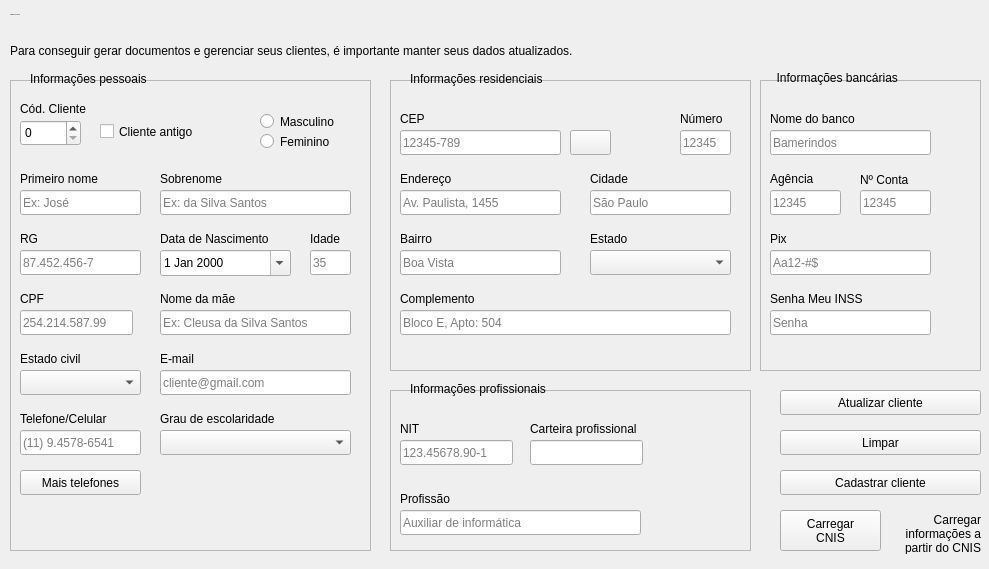
       <widget class="QWidget" name="scaCadastro">
        <property name="geometry">
         <rect>
          <x>0</x>
          <y>0</y>
          <width>989</width>
          <height>569</height>
         </rect>
        </property>
        <widget class="QPushButton" name="pbCarregaCnis">
         <property name="geometry">
          <rect>
           <x>780</x>
           <y>510</y>
           <width>101</width>
           <height>41</height>
          </rect>
         </property>
         <property name="text">
          <string>Carregar 
CNIS</string>
         </property>
        </widget>
        <widget class="QFrame" name="frInfoPessoais">
         <property name="geometry">
          <rect>
           <x>10</x>
           <y>80</y>
           <width>361</width>
           <height>471</height>
          </rect>
         </property>
         <property name="frameShape">
          <enum>QFrame::StyledPanel</enum>
         </property>
         <property name="frameShadow">
          <enum>QFrame::Raised</enum>
         </property>
         <property name="lineWidth">
          <number>0</number>
         </property>
         <property name="midLineWidth">
          <number>2</number>
         </property>
         <widget class="QLineEdit" name="lePrimeiroNome">
          <property name="geometry">
           <rect>
            <x>10</x>
            <y>110</y>
            <width>121</width>
            <height>25</height>
           </rect>
          </property>
          <property name="maxLength">
           <number>20</number>
          </property>
          <property name="placeholderText">
           <string>Ex: José</string>
          </property>
         </widget>
         <widget class="QLineEdit" name="leSobrenome">
          <property name="geometry">
           <rect>
            <x>150</x>
            <y>110</y>
            <width>191</width>
            <height>25</height>
           </rect>
          </property>
          <property name="maxLength">
           <number>30</number>
          </property>
          <property name="placeholderText">
           <string>Ex: da Silva Santos</string>
          </property>
         </widget>
         <widget class="QLabel" name="lbNome">
          <property name="geometry">
           <rect>
            <x>10</x>
            <y>90</y>
            <width>101</width>
            <height>17</height>
           </rect>
          </property>
          <property name="text">
           <string>Primeiro nome</string>
          </property>
         </widget>
         <widget class="QLabel" name="lbSobrenome">
          <property name="geometry">
           <rect>
            <x>150</x>
            <y>90</y>
            <width>91</width>
            <height>17</height>
           </rect>
          </property>
          <property name="text">
           <string>Sobrenome</string>
          </property>
         </widget>
         <widget class="QLineEdit" name="leRg">
          <property name="geometry">
           <rect>
            <x>10</x>
            <y>170</y>
            <width>121</width>
            <height>25</height>
           </rect>
          </property>
          <property name="maxLength">
           <number>12</number>
          </property>
          <property name="placeholderText">
           <string>87.452.456-7</string>
          </property>
         </widget>
         <widget class="QLabel" name="lbRg">
          <property name="geometry">
           <rect>
            <x>10</x>
            <y>150</y>
            <width>64</width>
            <height>17</height>
           </rect>
          </property>
          <property name="text">
           <string>RG</string>
          </property>
         </widget>
         <widget class="QLineEdit" name="leCpf">
          <property name="geometry">
           <rect>
            <x>10</x>
            <y>230</y>
            <width>113</width>
            <height>25</height>
           </rect>
          </property>
          <property name="maxLength">
           <number>14</number>
          </property>
          <property name="frame">
           <bool>true</bool>
          </property>
          <property name="placeholderText">
           <string>254.214.587.99</string>
          </property>
         </widget>
         <widget class="QLabel" name="lbCpf">
          <property name="geometry">
           <rect>
            <x>10</x>
            <y>210</y>
            <width>64</width>
            <height>17</height>
           </rect>
          </property>
          <property name="text">
           <string>CPF</string>
          </property>
         </widget>
         <widget class="QComboBox" name="cbxEstCivil">
          <property name="geometry">
           <rect>
            <x>10</x>
            <y>290</y>
            <width>121</width>
            <height>25</height>
           </rect>
          </property>
         </widget>
         <widget class="QLabel" name="lbEstCivil">
          <property name="geometry">
           <rect>
            <x>10</x>
            <y>270</y>
            <width>91</width>
            <height>17</height>
           </rect>
          </property>
          <property name="text">
           <string>Estado civil</string>
          </property>
         </widget>
         <widget class="QLineEdit" name="leNomeMae">
          <property name="geometry">
           <rect>
            <x>150</x>
            <y>230</y>
            <width>191</width>
            <height>25</height>
           </rect>
          </property>
          <property name="maxLength">
           <number>40</number>
          </property>
          <property name="placeholderText">
           <string>Ex: Cleusa da Silva Santos</string>
          </property>
         </widget>
         <widget class="QLabel" name="lbNomeMae">
          <property name="geometry">
           <rect>
            <x>150</x>
            <y>210</y>
            <width>101</width>
            <height>17</height>
           </rect>
          </property>
          <property name="text">
           <string>Nome da mãe</string>
          </property>
         </widget>
         <widget class="QLabel" name="lbCdCliente">
          <property name="geometry">
           <rect>
            <x>10</x>
            <y>20</y>
            <width>81</width>
            <height>17</height>
           </rect>
          </property>
          <property name="text">
           <string>Cód. Cliente</string>
          </property>
         </widget>
         <widget class="QCheckBox" name="cbClienteAntigo">
          <property name="geometry">
           <rect>
            <x>90</x>
            <y>40</y>
            <width>111</width>
            <height>23</height>
           </rect>
          </property>
          <property name="text">
           <string>Cliente antigo</string>
          </property>
         </widget>
         <widget class="QLabel" name="lbEmail">
          <property name="geometry">
           <rect>
            <x>150</x>
            <y>270</y>
            <width>101</width>
            <height>17</height>
           </rect>
          </property>
          <property name="text">
           <string>E-mail</string>
          </property>
         </widget>
         <widget class="QLineEdit" name="leEmail">
          <property name="geometry">
           <rect>
            <x>150</x>
            <y>290</y>
            <width>191</width>
            <height>25</height>
           </rect>
          </property>
          <property name="maxLength">
           <number>40</number>
          </property>
          <property name="placeholderText">
           <string>cliente@gmail.com</string>
          </property>
         </widget>
         <widget class="QLabel" name="lbTelefone">
          <property name="geometry">
           <rect>
            <x>10</x>
            <y>330</y>
            <width>101</width>
            <height>17</height>
           </rect>
          </property>
          <property name="text">
           <string>Telefone/Celular</string>
          </property>
         </widget>
         <widget class="QLineEdit" name="leTelefone">
          <property name="geometry">
           <rect>
            <x>10</x>
            <y>350</y>
            <width>121</width>
            <height>25</height>
           </rect>
          </property>
          <property name="maxLength">
           <number>16</number>
          </property>
          <property name="placeholderText">
           <string>(11) 9.4578-6541</string>
          </property>
         </widget>
         <widget class="QLineEdit" name="leIdade">
          <property name="geometry">
           <rect>
            <x>300</x>
            <y>170</y>
            <width>41</width>
            <height>25</height>
           </rect>
          </property>
          <property name="maxLength">
           <number>2</number>
          </property>
          <property name="placeholderText">
           <string>35</string>
          </property>
         </widget>
         <widget class="QLabel" name="lbIdade">
          <property name="geometry">
           <rect>
            <x>300</x>
            <y>150</y>
            <width>51</width>
            <height>17</height>
           </rect>
          </property>
          <property name="text">
           <string>Idade</string>
          </property>
         </widget>
         <widget class="QLabel" name="lbDataNascimento">
          <property name="geometry">
           <rect>
            <x>150</x>
            <y>150</y>
            <width>121</width>
            <height>17</height>
           </rect>
          </property>
          <property name="text">
           <string>Data de Nascimento</string>
          </property>
         </widget>
         <widget class="QDateEdit" name="dtNascimento">
          <property name="geometry">
           <rect>
            <x>150</x>
            <y>170</y>
            <width>131</width>
            <height>26</height>
           </rect>
          </property>
          <property name="calendarPopup">
           <bool>true</bool>
          </property>
         </widget>
         <widget class="QSpinBox" name="sbCdCliente">
          <property name="geometry">
           <rect>
            <x>10</x>
            <y>40</y>
            <width>61</width>
            <height>26</height>
           </rect>
          </property>
          <property name="maximum">
           <number>1000</number>
          </property>
         </widget>
         <widget class="QComboBox" name="cbxEscolaridade">
          <property name="geometry">
           <rect>
            <x>150</x>
            <y>350</y>
            <width>191</width>
            <height>25</height>
           </rect>
          </property>
         </widget>
         <widget class="QLabel" name="lbEstCivil_2">
          <property name="geometry">
           <rect>
            <x>150</x>
            <y>330</y>
            <width>191</width>
            <height>17</height>
           </rect>
          </property>
          <property name="text">
           <string>Grau de escolaridade</string>
          </property>
         </widget>
         <widget class="QPushButton" name="pbMaisTelefones">
          <property name="geometry">
           <rect>
            <x>10</x>
            <y>390</y>
            <width>121</width>
            <height>25</height>
           </rect>
          </property>
          <property name="text">
           <string>Mais telefones</string>
          </property>
         </widget>
         <widget class="QRadioButton" name="rbMasculino">
          <property name="geometry">
           <rect>
            <x>250</x>
            <y>30</y>
            <width>91</width>
            <height>23</height>
           </rect>
          </property>
          <property name="text">
           <string>Masculino</string>
          </property>
         </widget>
         <widget class="QRadioButton" name="rbFeminino">
          <property name="geometry">
           <rect>
            <x>250</x>
            <y>50</y>
            <width>91</width>
            <height>23</height>
           </rect>
          </property>
          <property name="text">
           <string>Feminino</string>
          </property>
         </widget>
        </widget>
        <widget class="QFrame" name="frInfoResidencial">
         <property name="geometry">
          <rect>
           <x>390</x>
           <y>80</y>
           <width>361</width>
           <height>291</height>
          </rect>
         </property>
         <property name="frameShape">
          <enum>QFrame::StyledPanel</enum>
         </property>
         <property name="frameShadow">
          <enum>QFrame::Raised</enum>
         </property>
         <property name="lineWidth">
          <number>1</number>
         </property>
         <property name="midLineWidth">
          <number>2</number>
         </property>
         <widget class="QLineEdit" name="leCep">
          <property name="geometry">
           <rect>
            <x>10</x>
            <y>50</y>
            <width>161</width>
            <height>25</height>
           </rect>
          </property>
          <property name="maxLength">
           <number>9</number>
          </property>
          <property name="placeholderText">
           <string>12345-789</string>
          </property>
         </widget>
         <widget class="QLineEdit" name="leCidade">
          <property name="geometry">
           <rect>
            <x>200</x>
            <y>110</y>
            <width>141</width>
            <height>25</height>
           </rect>
          </property>
          <property name="placeholderText">
           <string>São Paulo</string>
          </property>
         </widget>
         <widget class="QLabel" name="lbCep">
          <property name="geometry">
           <rect>
            <x>10</x>
            <y>30</y>
            <width>101</width>
            <height>17</height>
           </rect>
          </property>
          <property name="text">
           <string>CEP</string>
          </property>
         </widget>
         <widget class="QLabel" name="lbCidade">
          <property name="geometry">
           <rect>
            <x>200</x>
            <y>90</y>
            <width>111</width>
            <height>17</height>
           </rect>
          </property>
          <property name="text">
           <string>Cidade</string>
          </property>
         </widget>
         <widget class="QLineEdit" name="leEndereco">
          <property name="geometry">
           <rect>
            <x>10</x>
            <y>110</y>
            <width>161</width>
            <height>25</height>
           </rect>
          </property>
          <property name="placeholderText">
           <string>Av. Paulista, 1455</string>
          </property>
         </widget>
         <widget class="QLabel" name="lbEndereco">
          <property name="geometry">
           <rect>
            <x>10</x>
            <y>90</y>
            <width>81</width>
            <height>17</height>
           </rect>
          </property>
          <property name="text">
           <string>Endereço</string>
          </property>
         </widget>
         <widget class="QLabel" name="lbEstado">
          <property name="geometry">
           <rect>
            <x>200</x>
            <y>150</y>
            <width>111</width>
            <height>17</height>
           </rect>
          </property>
          <property name="text">
           <string>Estado</string>
          </property>
         </widget>
         <widget class="QLabel" name="lbBairro">
          <property name="geometry">
           <rect>
            <x>10</x>
            <y>150</y>
            <width>81</width>
            <height>17</height>
           </rect>
          </property>
          <property name="text">
           <string>Bairro</string>
          </property>
         </widget>
         <widget class="QLineEdit" name="leBairro">
          <property name="geometry">
           <rect>
            <x>10</x>
            <y>170</y>
            <width>161</width>
            <height>25</height>
           </rect>
          </property>
          <property name="placeholderText">
           <string>Boa Vista</string>
          </property>
         </widget>
         <widget class="QComboBox" name="cbxEstado">
          <property name="geometry">
           <rect>
            <x>200</x>
            <y>170</y>
            <width>141</width>
            <height>25</height>
           </rect>
          </property>
         </widget>
         <widget class="QLabel" name="lbComplemento">
          <property name="geometry">
           <rect>
            <x>10</x>
            <y>210</y>
            <width>121</width>
            <height>17</height>
           </rect>
          </property>
          <property name="text">
           <string>Complemento</string>
          </property>
         </widget>
         <widget class="QLineEdit" name="leComplemento">
          <property name="geometry">
           <rect>
            <x>10</x>
            <y>230</y>
            <width>331</width>
            <height>25</height>
           </rect>
          </property>
          <property name="placeholderText">
           <string>Bloco E, Apto: 504</string>
          </property>
         </widget>
         <widget class="QPushButton" name="pbBuscaCep">
          <property name="geometry">
           <rect>
            <x>180</x>
            <y>50</y>
            <width>41</width>
            <height>25</height>
           </rect>
          </property>
          <property name="text">
           <string/>
          </property>
         </widget>
         <widget class="QLineEdit" name="leNumero">
          <property name="geometry">
           <rect>
            <x>290</x>
            <y>50</y>
            <width>51</width>
            <height>25</height>
           </rect>
          </property>
          <property name="maxLength">
           <number>5</number>
          </property>
          <property name="placeholderText">
           <string>12345</string>
          </property>
         </widget>
         <widget class="QLabel" name="lbNumero">
          <property name="geometry">
           <rect>
            <x>290</x>
            <y>30</y>
            <width>111</width>
            <height>17</height>
           </rect>
          </property>
          <property name="text">
           <string>Número</string>
          </property>
         </widget>
        </widget>
        <widget class="QPushButton" name="pbCadastrar">
         <property name="geometry">
          <rect>
           <x>780</x>
           <y>470</y>
           <width>201</width>
           <height>25</height>
          </rect>
         </property>
         <property name="text">
          <string>Cadastrar cliente</string>
         </property>
        </widget>
        <widget class="QLabel" name="lbInfoCnis">
         <property name="geometry">
          <rect>
           <x>890</x>
           <y>513</y>
           <width>91</width>
           <height>41</height>
          </rect>
         </property>
         <property name="text">
          <string>Carregar informações a partir do CNIS</string>
         </property>
         <property name="alignment">
          <set>Qt::AlignRight|Qt::AlignTrailing|Qt::AlignVCenter</set>
         </property>
         <property name="wordWrap">
          <bool>true</bool>
         </property>
         <property name="margin">
          <number>3</number>
         </property>
        </widget>
        <widget class="QLabel" name="lbFrTituloInfoPessoal">
         <property name="geometry">
          <rect>
           <x>30</x>
           <y>70</y>
           <width>151</width>
           <height>17</height>
          </rect>
         </property>
         <property name="text">
          <string>Informações pessoais</string>
         </property>
        </widget>
        <widget class="QFrame" name="frInfoProfissional">
         <property name="geometry">
          <rect>
           <x>390</x>
           <y>390</y>
           <width>361</width>
           <height>161</height>
          </rect>
         </property>
         <property name="frameShape">
          <enum>QFrame::StyledPanel</enum>
         </property>
         <property name="frameShadow">
          <enum>QFrame::Raised</enum>
         </property>
         <property name="lineWidth">
          <number>0</number>
         </property>
         <property name="midLineWidth">
          <number>2</number>
         </property>
         <widget class="QLineEdit" name="leNit">
          <property name="geometry">
           <rect>
            <x>10</x>
            <y>50</y>
            <width>113</width>
            <height>25</height>
           </rect>
          </property>
          <property name="maxLength">
           <number>14</number>
          </property>
          <property name="placeholderText">
           <string>123.45678.90-1</string>
          </property>
         </widget>
         <widget class="QLineEdit" name="leCartProf">
          <property name="geometry">
           <rect>
            <x>140</x>
            <y>50</y>
            <width>113</width>
            <height>25</height>
           </rect>
          </property>
         </widget>
         <widget class="QLabel" name="lbNit">
          <property name="geometry">
           <rect>
            <x>10</x>
            <y>30</y>
            <width>101</width>
            <height>17</height>
           </rect>
          </property>
          <property name="text">
           <string>NIT</string>
          </property>
         </widget>
         <widget class="QLabel" name="lbCartProf">
          <property name="geometry">
           <rect>
            <x>140</x>
            <y>30</y>
            <width>141</width>
            <height>17</height>
           </rect>
          </property>
          <property name="text">
           <string>Carteira profissional</string>
          </property>
         </widget>
         <widget class="QLineEdit" name="leProfissao">
          <property name="geometry">
           <rect>
            <x>10</x>
            <y>120</y>
            <width>241</width>
            <height>25</height>
           </rect>
          </property>
          <property name="placeholderText">
           <string>Auxiliar de informática</string>
          </property>
         </widget>
         <widget class="QLabel" name="lbProfissao">
          <property name="geometry">
           <rect>
            <x>10</x>
            <y>100</y>
            <width>64</width>
            <height>17</height>
           </rect>
          </property>
          <property name="text">
           <string>Profissão</string>
          </property>
         </widget>
        </widget>
        <widget class="QLabel" name="lbDescricaoTela">
         <property name="geometry">
          <rect>
           <x>10</x>
           <y>40</y>
           <width>741</width>
           <height>21</height>
          </rect>
         </property>
         <property name="text">
          <string>Para conseguir gerar documentos e gerenciar seus clientes, é importante manter seus dados atualizados.</string>
         </property>
        </widget>
        <widget class="QLabel" name="lbFrTituloInfoResidencial">
         <property name="geometry">
          <rect>
           <x>410</x>
           <y>70</y>
           <width>171</width>
           <height>17</height>
          </rect>
         </property>
         <property name="text">
          <string>Informações residenciais</string>
         </property>
        </widget>
        <widget class="QLabel" name="lbTitulo">
         <property name="geometry">
          <rect>
           <x>10</x>
           <y>0</y>
           <width>741</width>
           <height>31</height>
          </rect>
         </property>
         <property name="font">
          <font>
           <family>TeX Gyre Adventor</family>
           <pointsize>-1</pointsize>
          </font>
         </property>
         <property name="text">
          <string>&lt;html&gt;&lt;head/&gt;&lt;body&gt;&lt;p&gt;Cadastro de clientes&lt;/p&gt;&lt;/body&gt;&lt;/html&gt;</string>
         </property>
        </widget>
        <widget class="QPushButton" name="pbLimpar">
         <property name="geometry">
          <rect>
           <x>780</x>
           <y>430</y>
           <width>201</width>
           <height>25</height>
          </rect>
         </property>
         <property name="text">
          <string>Limpar</string>
         </property>
        </widget>
        <widget class="QLabel" name="lbFrTituloInfoProfissional">
         <property name="geometry">
          <rect>
           <x>410</x>
           <y>380</y>
           <width>171</width>
           <height>17</height>
          </rect>
         </property>
         <property name="text">
          <string>Informações profissionais</string>
         </property>
        </widget>
        <widget class="QPushButton" name="pbAtualizar">
         <property name="geometry">
          <rect>
           <x>780</x>
           <y>390</y>
           <width>201</width>
           <height>25</height>
          </rect>
         </property>
         <property name="text">
          <string>Atualizar cliente</string>
         </property>
        </widget>
        <widget class="QLabel" name="lbFrTituloInfoBancarias">
         <property name="geometry">
          <rect>
           <x>770</x>
           <y>69</y>
           <width>181</width>
           <height>17</height>
          </rect>
         </property>
         <property name="text">
          <string>  Informações bancárias</string>
         </property>
        </widget>
        <widget class="QFrame" name="frInfoBancarias">
         <property name="geometry">
          <rect>
           <x>760</x>
           <y>80</y>
           <width>221</width>
           <height>291</height>
          </rect>
         </property>
         <property name="frameShape">
          <enum>QFrame::StyledPanel</enum>
         </property>
         <property name="frameShadow">
          <enum>QFrame::Raised</enum>
         </property>
         <property name="lineWidth">
          <number>1</number>
         </property>
         <property name="midLineWidth">
          <number>2</number>
         </property>
         <widget class="QLineEdit" name="leNomeBanco">
          <property name="geometry">
           <rect>
            <x>10</x>
            <y>50</y>
            <width>161</width>
            <height>25</height>
           </rect>
          </property>
          <property name="maxLength">
           <number>40</number>
          </property>
          <property name="placeholderText">
           <string>Bamerindos</string>
          </property>
         </widget>
         <widget class="QLabel" name="lbNomeBanco">
          <property name="geometry">
           <rect>
            <x>10</x>
            <y>30</y>
            <width>141</width>
            <height>17</height>
           </rect>
          </property>
          <property name="text">
           <string>Nome do banco</string>
          </property>
         </widget>
         <widget class="QLineEdit" name="leNumeroAgencia">
          <property name="geometry">
           <rect>
            <x>10</x>
            <y>110</y>
            <width>71</width>
            <height>25</height>
           </rect>
          </property>
          <property name="maxLength">
           <number>5</number>
          </property>
          <property name="placeholderText">
           <string>12345</string>
          </property>
         </widget>
         <widget class="QLabel" name="lbAgencia">
          <property name="geometry">
           <rect>
            <x>10</x>
            <y>90</y>
            <width>51</width>
            <height>17</height>
           </rect>
          </property>
          <property name="text">
           <string>Agência</string>
          </property>
         </widget>
         <widget class="QLabel" name="lbNumeroConta">
          <property name="geometry">
           <rect>
            <x>100</x>
            <y>90</y>
            <width>71</width>
            <height>20</height>
           </rect>
          </property>
          <property name="text">
           <string>Nº Conta</string>
          </property>
         </widget>
         <widget class="QLineEdit" name="leNumeroConta">
          <property name="geometry">
           <rect>
            <x>100</x>
            <y>110</y>
            <width>71</width>
            <height>25</height>
           </rect>
          </property>
          <property name="maxLength">
           <number>5</number>
          </property>
          <property name="placeholderText">
           <string>12345</string>
          </property>
         </widget>
         <widget class="QLineEdit" name="leSenhaINSS">
          <property name="geometry">
           <rect>
            <x>10</x>
            <y>230</y>
            <width>161</width>
            <height>25</height>
           </rect>
          </property>
          <property name="maxLength">
           <number>60</number>
          </property>
          <property name="placeholderText">
           <string>Senha</string>
          </property>
         </widget>
         <widget class="QLabel" name="lbSenhaINSS">
          <property name="geometry">
           <rect>
            <x>10</x>
            <y>210</y>
            <width>141</width>
            <height>17</height>
           </rect>
          </property>
          <property name="text">
           <string>Senha Meu INSS</string>
          </property>
         </widget>
         <widget class="QLabel" name="lbPix">
          <property name="geometry">
           <rect>
            <x>10</x>
            <y>150</y>
            <width>141</width>
            <height>17</height>
           </rect>
          </property>
          <property name="text">
           <string>Pix</string>
          </property>
         </widget>
         <widget class="QLineEdit" name="lePix">
          <property name="geometry">
           <rect>
            <x>10</x>
            <y>170</y>
            <width>161</width>
            <height>25</height>
           </rect>
          </property>
          <property name="maxLength">
           <number>40</number>
          </property>
          <property name="placeholderText">
           <string>Aa12-#$</string>
          </property>
         </widget>
        </widget>
        <zorder>frInfoBancarias</zorder>
        <zorder>pbCarregaCnis</zorder>
        <zorder>frInfoPessoais</zorder>
        <zorder>frInfoResidencial</zorder>
        <zorder>pbCadastrar</zorder>
        <zorder>lbInfoCnis</zorder>
        <zorder>lbFrTituloInfoPessoal</zorder>
        <zorder>frInfoProfissional</zorder>
        <zorder>lbDescricaoTela</zorder>
        <zorder>lbFrTituloInfoResidencial</zorder>
        <zorder>lbTitulo</zorder>
        <zorder>pbLimpar</zorder>
        <zorder>lbFrTituloInfoProfissional</zorder>
        <zorder>pbAtualizar</zorder>
        <zorder>lbFrTituloInfoBancarias</zorder>
       </widget>
